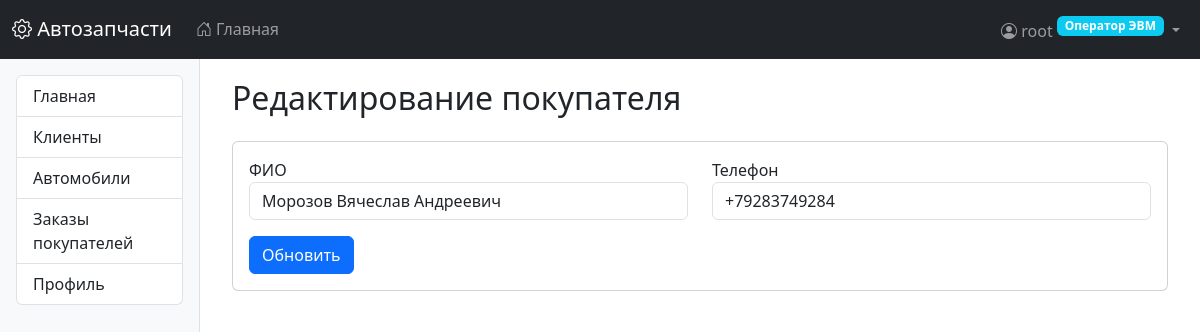
The page /core/customers/1/edit/ (signed in) on the database its author committed.
### users/models.py (models this page shows, shortened)
class CustomUser(AbstractUser):
    class Role(models.TextChoices):
        OPERATOR = 'operator', _('Оператор ЭВМ')
        PARTS_MANAGER = 'parts_manager', _('Менеджер по деталям')
        ORDERS_MANAGER = 'orders_manager', _('Менеджер по заказам')
        SUPPLY_MANAGER = 'supply_manager', _('Менеджер по поставкам')
        STOREKEEPER = 'storekeeper', _('Кладовщик')
        DELIVERY_MANAGER = 'delivery_manager', _('Начальник службы доставки')
        DRIVER = 'driver', _('Водитель службы доставки')
    role = models.CharField(
        max_length=20,
        choices=Role.choices,
        default=Role.OPERATOR,
        verbose_name=_('Роль')
    )
    phone = models.CharField(max_length=20, blank=True, null=True, verbose_name=_('Телефон'))
    address = models.TextField(blank=True, null=True, verbose_name=_('Адрес'))
    delivery_preference = models.BooleanField(
        default=False,
        verbose_name=_('Требуется доставка')
    )
    groups = models.ManyToManyField(
        Group,
        verbose_name=_('Группы'),
        blank=True,
        related_name="custom_user_set",
        related_query_name="custom_user",
    )
    user_permissions = models.ManyToManyField(
        Permission,
        verbose_name=_('Права пользователя'),
        blank=True,
        related_name="custom_user_set",
        related_query_name="custom_user",
    )
    class Meta:
        verbose_name = _('Пользователь')
        verbose_name_plural = _('Пользователи')

### core/models.py (models this page shows, shortened)
class Customer(models.Model):
    name = models.CharField('ФИО', max_length=255)
    phone = models.CharField('Телефон', max_length=20)

### core/views.py (the view)
# urls.py: path('customers/<int:pk>/edit/', CustomerUpdateView.as_view(), name='customer_update'),
class CustomerUpdateView(RoleRequiredMixin, UpdateView):
    allowed_roles = ['operator', 'storekeeper']
    model = Customer
    form_class = CustomerForm
    template_name = 'core/customer_form.html'
    success_url = '/core/customers/'

### core/forms.py
class CustomerForm(forms.ModelForm):
    class Meta:
        model = Customer
        fields = ['name', 'phone']
        widgets = {
            'name': forms.TextInput(attrs={'class': 'form-control', 'placeholder': 'ФИО покупателя'}),
            'phone': forms.TextInput(attrs={'class': 'form-control', 'placeholder': '+7 (XXX) XXX-XX-XX'}),
        }
        labels = {
            'name': 'ФИО',
            'phone': 'Телефон',
        }

### core/mixins.py (called while the page is built)
    def test_func(self):
        if not self.request.user.is_authenticated:
            return False
        if self.request.user.is_superuser:
            return True
        if self.request.user.role in self.allowed_roles:
            return True
        raise PermissionDenied("У вас нет прав для доступа к этой странице")

### templates/core/customer_form.html (shortened to what this page needs)
{% extends 'base.html' %}
{% block content %}
<div class="container-fluid">
    <h2 class="mb-4">
        {% if object %}Редактирование покупателя{% else %}Создание покупателя{% endif %}
    </h2>
    <div class="card">
        <div class="card-body">
            <form method="post">
                <div class="row mb-3">
                    <div class="col-md-6">
                        <div class="form-group">
                            <label for="{{ form.name.id_for_label }}">{{ form.name.label }}</label>
                            {{ form.name }}
                        </div>
                    </div>
                    <div class="col-md-6">
                        <div class="form-group">
                            <label for="{{ form.phone.id_for_label }}">{{ form.phone.label }}</label>
                            {{ form.phone }}
                        </div>
                    </div>
                </div>
                <button type="submit" class="btn btn-primary">
                    {% if object %}Обновить{% else %}Создать{% endif %}
                </button>
            </form>
        </div>
    </div>
</div>
{% endblock %}

### templates/base.html (shortened to what this page needs)
<!DOCTYPE html>
<html lang="ru">
<head>
    <link href="https://cdn.jsdelivr.net/npm/bootstrap@5.3.0/dist/css/bootstrap.min.css" rel="stylesheet">
    <link rel="stylesheet" href="https://cdn.jsdelivr.net/npm/bootstrap-icons@1.10.0/font/bootstrap-icons.css">
</head>
<body>
    <nav class="navbar navbar-expand-lg navbar-dark bg-dark">
        <div class="container-fluid">
            <a class="navbar-brand" href="{% url 'home' %}">
                <i class="bi bi-gear"></i> Автозапчасти
            </a>
            <div class="collapse navbar-collapse" id="navbarMain">
                <ul class="navbar-nav me-auto">
                    <li class="nav-item">
                        <a class="nav-link" href="{% url 'home' %}">
                            <i class="bi bi-house-door"></i> Главная
                        </a>
                    </li>
                </ul>
                <ul class="navbar-nav ms-auto">
                    {% if user.is_authenticated %}
                    <li class="nav-item dropdown">
                        <a class="nav-link dropdown-toggle" href="#" role="button" data-bs-toggle="dropdown">
                            <i class="bi bi-person-circle"></i>
                            {{ user.get_full_name|default:user.username }}
                            <span class="badge bg-info role-badge">{{ user.get_role_display }}</span>
                        </a>
                    </li>
                    {% else %}
                    <li class="nav-item">
                        <a class="nav-link" href="{% url 'login' %}">
                            <i class="bi bi-box-arrow-in-right"></i> Войти
                        </a>
                    </li>
                    {% endif %}
                </ul>
            </div>
        </div>
    </nav>
    <div class="container-fluid">
        <div class="row">
            {% if user.is_authenticated %}
            <div class="col-md-2 sidebar p-3">
                <div class="list-group">
                    {% for item in menu_items %}
                    <a href="{{ item.url }}" class="list-group-item list-group-item-action">
                        {{ item.title }}
                    </a>
                    {% endfor %}
                </div>
            </div>
            <div class="col-md-10 main-content">
            {% else %}
            <div class="col-12 main-content">
            {% endif %}
                {% block content %}{% endblock %}
            </div>
        </div>
    </div>
</body>
</html>

### templates/base.html (style rules this page uses)
.sidebar { min-height: calc(100vh - 56px); background-color: #f8f9fa; border-right: 1px solid #dee2e6; }
.main-content { padding: 20px; }
.role-badge { font-size: 0.75rem; vertical-align: super; }

### rows shown on the page
CustomUser: get_full_name "root", role "Оператор ЭВМ"
Customer: name "Морозов Вячеслав Андреевич", phone "+79283749284"

### other values the page prints
{{ item.title }} "Главная" "Клиенты" "Автомобили" "Заказы покупателей" "Профиль"
